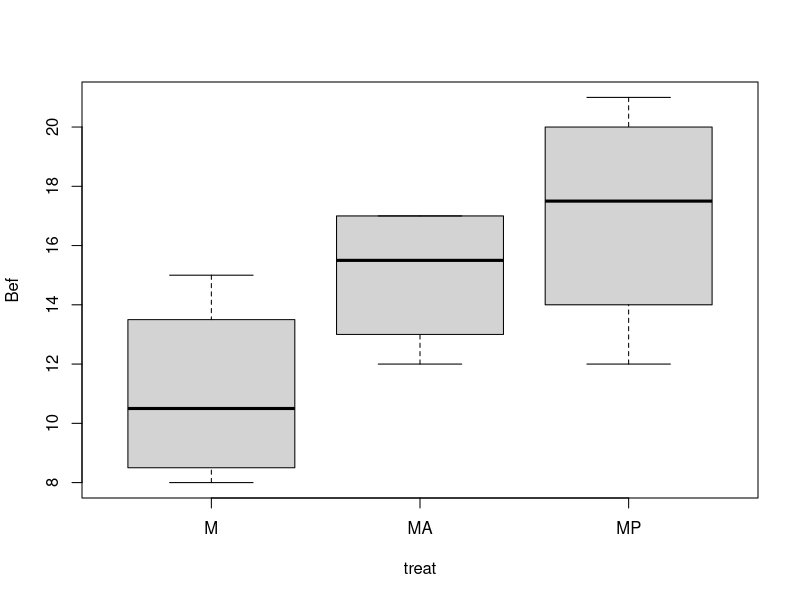
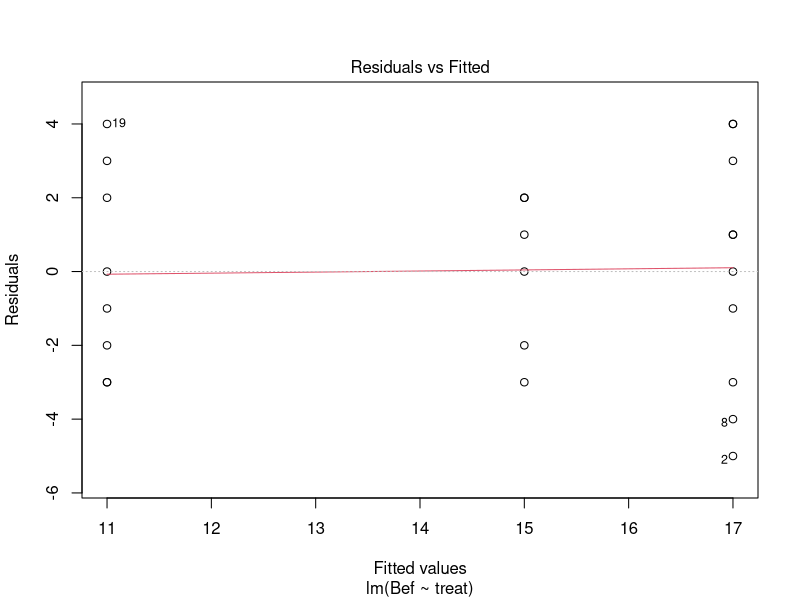
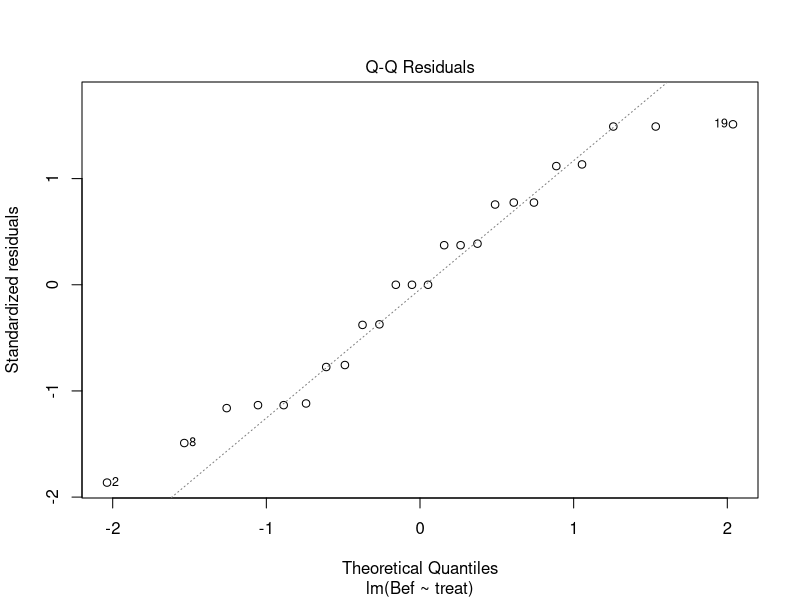
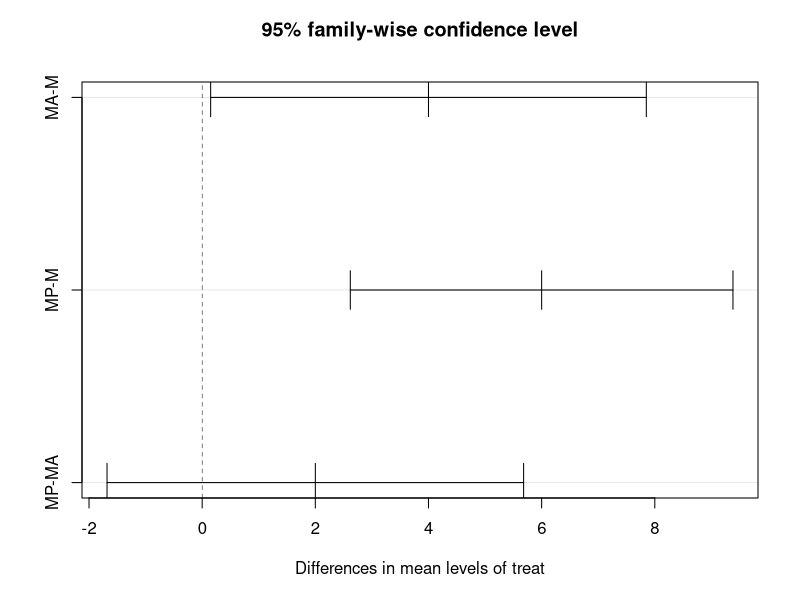
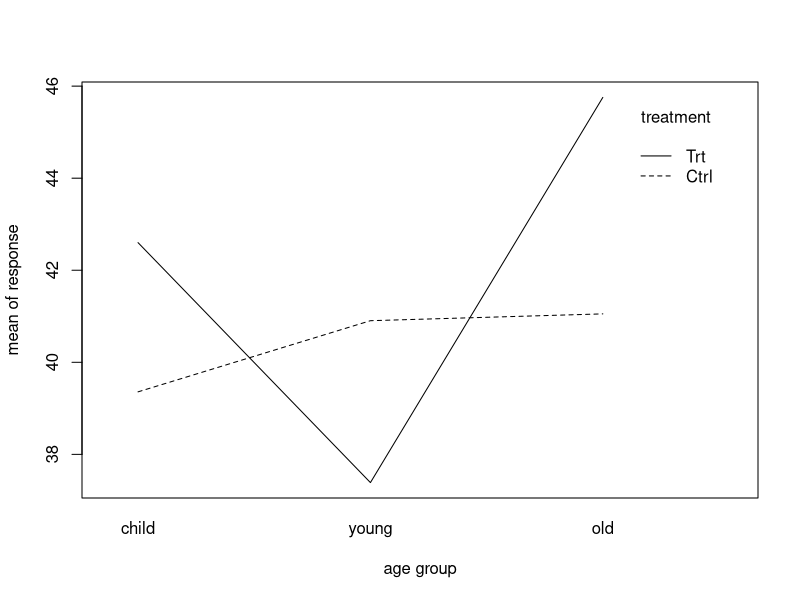

Write R code to recreate these figures, in order.
## ---- chunk 1
knitr::opts_chunk$set(echo = T, out.width="49%",message=F, warning=F, comment=NA,
                      eval=T, cache.rebuild=F, cache=F, R.options=list(digits=5,show.signif.stars=FALSE),dev.args=list(bg = 'transparent'))
## ---- chunk 2
library(psych)
library(emmeans)
## ---- chunk 3
Bef <- c(20, 12, 18, 14, 16, 21, 17, 13, 18, 21, 13, 12, 15, 17, 16, 17,  9, 10, 15,  8,  8, 11, 13, 14)
treat<-as.factor(c(rep("MP",10),rep("MA",6),rep("M",8)))
data<-data.frame(Bef,treat)
headTail(data)
str(data)
## ---- chunk 4
boxplot(Bef~treat,data=data)
describeBy(data,group=data$treat,mat=FALSE)
## ---- chunk 5
mod  <- lm(Bef~treat,data) 
## ---- chunk 6
mod0 <- lm(Bef~1,data)
## ---- chunk 7
anova(mod0,mod)
## ---- chunk 8
(RSS <-sum(residuals(mod)^2))
(SS  <-sum(residuals(mod0)^2))
((SS-RSS)/SS) ##known as R^2
## ---- chunk 9
(df2<-mod$df.residual) ##numerator df
(df1<-mod0$df.residual-mod$df.residual) ##denominator df
## ---- chunk 10
F <- (SS-RSS)/(df1)/(RSS/(df2))
p <- 1-pf(F,df1=df1,df2=df2)
sigma.mod <- sqrt(RSS/df2)
print(data.frame(SS,RSS,ESS=SS-RSS,F,p,sigma.mod),row.names=FALSE)
## ---- chunk 11
summary(mod)
confint(mod)
#summary(mod0) ## The only-intercept model, uncomment if you want to look at it.
## ---- chunk 12
emmeans(mod,specs=pairwise~treat,infer=TRUE) ##Estimated marginal means
## ---- chunk 13
plot(mod,which=c(1,2))
## ---- chunk 14
modc <-aov(Bef~treat,data)
summary(modc)
TukeyHSD(modc)
plot(TukeyHSD(modc))
## ---- chunk 15
nage <- 3
ntherapy <- 2
nsample <- 100
n <- nage * nsample* ntherapy
age <- gl(n = nage, k = nsample, length = n,labels=c("child","young","old"))
therapy <- gl(n = ntherapy, k = nsample, length = n,labels=c("Ctrl","Trt"))
mu <- 40
alpha <- c(1, 1) 
beta <- c(1)
gamma <- c(-3,3)
parameter <- c(mu, alpha, beta, gamma)
sigma <- 12
set.seed(9)
eps <- rnorm(n, 0, sigma)
X <- as.matrix(model.matrix(~ age*therapy) ) 
response <- as.numeric(as.matrix(X) %*% as.matrix(parameter) + eps)
d.cross<-data.frame(response,age,therapy)
## ---- chunk 16
headTail(d.cross)
## ---- chunk 17
with(d.cross,xtabs(~age+therapy))
## ---- chunk 18
aggregate(response~therapy+age,data=d.cross,summary)
with(d.cross,interaction.plot(x.factor=age,trace.factor=therapy,response=response,trace.label="treatment",xlab="age group",ylab="mean of response"))
## ---- chunk 19
model2f <-lm(response~age*therapy,data=d.cross)
summary(model2f)
## ---- chunk 20
parameter
## ---- chunk 21
anova(model2f)
summary(aov(response~age*therapy,data=d.cross)) ## equivalent!
## ---- chunk 22
summary(aov(response~therapy*age,data=d.cross)) ## equivalent!
## ---- chunk 23
library(car)
Anova(model2f,type=3)
